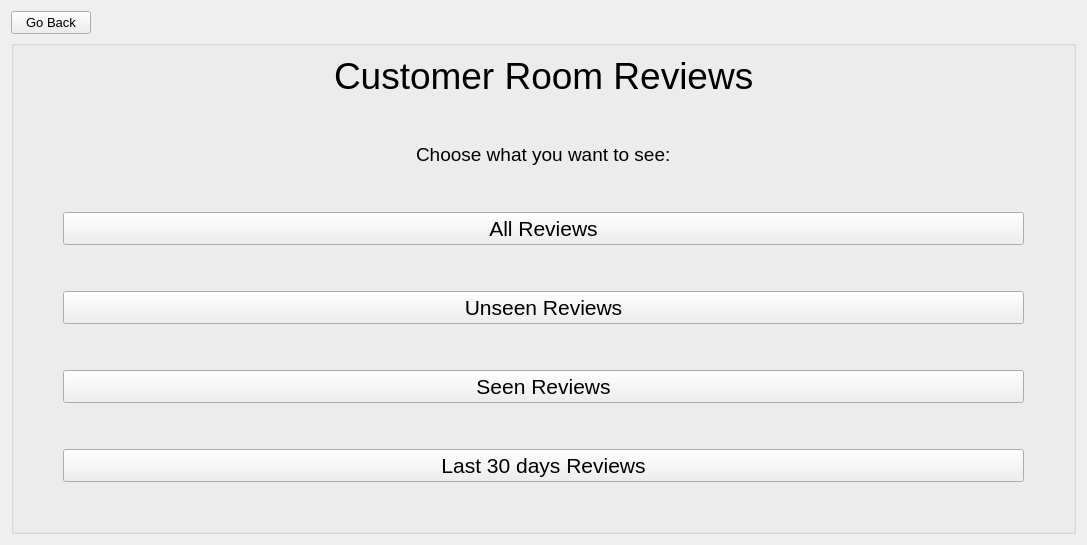
      <widget class="QWidget" name="page__10_viewRoomReviewsChoicesAdmin">
       <property name="font">
        <font>
         <pointsize>10</pointsize>
        </font>
       </property>
       <layout class="QGridLayout" name="gridLayout_58">
        <item row="0" column="0">
         <widget class="QPushButton" name="goBackFromViewRoomReviewsChoicesAdmin">
          <property name="text">
           <string>Go Back</string>
          </property>
         </widget>
        </item>
        <item row="0" column="1">
         <spacer name="horizontalSpacer_106">
          <property name="orientation">
           <enum>Qt::Orientation::Horizontal</enum>
          </property>
          <property name="sizeHint" stdset="0">
           <size>
            <width>979</width>
            <height>20</height>
           </size>
          </property>
         </spacer>
        </item>
        <item row="1" column="0" colspan="2">
         <widget class="QGroupBox" name="groupBox_12">
          <property name="title">
           <string/>
          </property>
          <layout class="QGridLayout" name="gridLayout_50">
           <item row="5" column="0">
            <spacer name="verticalSpacer_62">
             <property name="orientation">
              <enum>Qt::Orientation::Vertical</enum>
             </property>
             <property name="sizeHint" stdset="0">
              <size>
               <width>20</width>
               <height>40</height>
              </size>
             </property>
            </spacer>
           </item>
           <item row="0" column="0">
            <layout class="QHBoxLayout" name="horizontalLayout_25">
             <item>
              <spacer name="horizontalSpacer_71">
               <property name="orientation">
                <enum>Qt::Orientation::Horizontal</enum>
               </property>
               <property name="sizeHint" stdset="0">
                <size>
                 <width>40</width>
                 <height>20</height>
                </size>
               </property>
              </spacer>
             </item>
             <item>
              <widget class="QLabel" name="label_107">
               <property name="font">
                <font>
                 <pointsize>28</pointsize>
                 <bold>false</bold>
                </font>
               </property>
               <property name="text">
                <string>Customer Room Reviews</string>
               </property>
              </widget>
             </item>
             <item>
              <spacer name="horizontalSpacer_118">
               <property name="orientation">
                <enum>Qt::Orientation::Horizontal</enum>
               </property>
               <property name="sizeHint" stdset="0">
                <size>
                 <width>40</width>
                 <height>20</height>
                </size>
               </property>
              </spacer>
             </item>
            </layout>
           </item>
           <item row="1" column="0">
            <spacer name="verticalSpacer_57">
             <property name="orientation">
              <enum>Qt::Orientation::Vertical</enum>
             </property>
             <property name="sizeType">
              <enum>QSizePolicy::Policy::Fixed</enum>
             </property>
             <property name="sizeHint" stdset="0">
              <size>
               <width>20</width>
               <height>40</height>
              </size>
             </property>
            </spacer>
           </item>
           <item row="4" column="0">
            <layout class="QGridLayout" name="gridLayout_57">
             <item row="5" column="1">
              <spacer name="verticalSpacer_58">
               <property name="orientation">
                <enum>Qt::Orientation::Vertical</enum>
               </property>
               <property name="sizeHint" stdset="0">
                <size>
                 <width>20</width>
                 <height>40</height>
                </size>
               </property>
              </spacer>
             </item>
             <item row="0" column="2">
              <spacer name="horizontalSpacer_121">
               <property name="orientation">
                <enum>Qt::Orientation::Horizontal</enum>
               </property>
               <property name="sizeType">
                <enum>QSizePolicy::Policy::Fixed</enum>
               </property>
               <property name="sizeHint" stdset="0">
                <size>
                 <width>40</width>
                 <height>20</height>
                </size>
               </property>
              </spacer>
             </item>
             <item row="1" column="1">
              <spacer name="verticalSpacer_60">
               <property name="orientation">
                <enum>Qt::Orientation::Vertical</enum>
               </property>
               <property name="sizeHint" stdset="0">
                <size>
                 <width>20</width>
                 <height>40</height>
                </size>
               </property>
              </spacer>
             </item>
             <item row="3" column="1">
              <spacer name="verticalSpacer_61">
               <property name="orientation">
                <enum>Qt::Orientation::Vertical</enum>
               </property>
               <property name="sizeHint" stdset="0">
                <size>
                 <width>20</width>
                 <height>40</height>
                </size>
               </property>
              </spacer>
             </item>
             <item row="4" column="1">
              <widget class="QPushButton" name="seenReviewsChoice">
               <property name="font">
                <font>
                 <pointsize>16</pointsize>
                 <bold>false</bold>
                </font>
               </property>
               <property name="text">
                <string>Seen Reviews</string>
               </property>
              </widget>
             </item>
             <item row="2" column="1">
              <widget class="QPushButton" name="unseenReviewsChoice">
               <property name="font">
                <font>
                 <pointsize>16</pointsize>
                 <bold>false</bold>
                </font>
               </property>
               <property name="text">
                <string>Unseen Reviews</string>
               </property>
              </widget>
             </item>
             <item row="0" column="1">
              <widget class="QPushButton" name="allReviewsChoice">
               <property name="font">
                <font>
                 <pointsize>16</pointsize>
                 <bold>false</bold>
                </font>
               </property>
               <property name="text">
                <string>All Reviews</string>
               </property>
              </widget>
             </item>
             <item row="0" column="0">
              <spacer name="horizontalSpacer_122">
               <property name="orientation">
                <enum>Qt::Orientation::Horizontal</enum>
               </property>
               <property name="sizeType">
                <enum>QSizePolicy::Policy::Fixed</enum>
               </property>
               <property name="sizeHint" stdset="0">
                <size>
                 <width>40</width>
                 <height>20</height>
                </size>
               </property>
              </spacer>
             </item>
             <item row="6" column="1">
              <widget class="QPushButton" name="lastThirtyDaysChoice">
               <property name="font">
                <font>
                 <pointsize>16</pointsize>
                </font>
               </property>
               <property name="text">
                <string>Last 30 days Reviews</string>
               </property>
              </widget>
             </item>
            </layout>
           </item>
           <item row="2" column="0">
            <layout class="QHBoxLayout" name="horizontalLayout_26">
             <item>
              <spacer name="horizontalSpacer_119">
               <property name="orientation">
                <enum>Qt::Orientation::Horizontal</enum>
               </property>
               <property name="sizeHint" stdset="0">
                <size>
                 <width>40</width>
                 <height>20</height>
                </size>
               </property>
              </spacer>
             </item>
             <item alignment="Qt::AlignmentFlag::AlignHCenter">
              <widget class="QLabel" name="label_108">
               <property name="font">
                <font>
                 <pointsize>14</pointsize>
                 <bold>false</bold>
                </font>
               </property>
               <property name="text">
                <string>Choose what you want to see:</string>
               </property>
              </widget>
             </item>
             <item>
              <spacer name="horizontalSpacer_120">
               <property name="orientation">
                <enum>Qt::Orientation::Horizontal</enum>
               </property>
               <property name="sizeHint" stdset="0">
                <size>
                 <width>40</width>
                 <height>20</height>
                </size>
               </property>
              </spacer>
             </item>
            </layout>
           </item>
           <item row="3" column="0">
            <spacer name="verticalSpacer_41">
             <property name="orientation">
              <enum>Qt::Orientation::Vertical</enum>
             </property>
             <property name="sizeType">
              <enum>QSizePolicy::Policy::Fixed</enum>
             </property>
             <property name="sizeHint" stdset="0">
              <size>
               <width>20</width>
               <height>40</height>
              </size>
             </property>
            </spacer>
           </item>
          </layout>
         </widget>
        </item>
       </layout>
      </widget>
